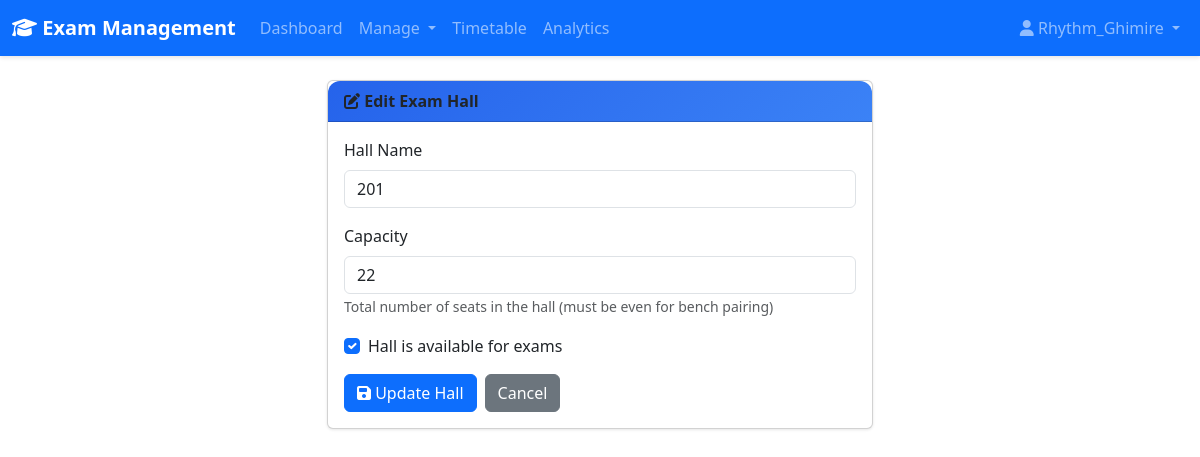
Page /halls/edit/1/ (signed in) on the committed database.
### core/models.py (models this page shows, shortened)
class ExamHall(models.Model):
    name = models.CharField(max_length=100)
    capacity = models.IntegerField()
    is_available = models.BooleanField(default=True)

### core/views.py (the view, shortened to what this page needs)
# urls.py: path('halls/edit/<int:hall_id>/', views.edit_hall, name='edit_hall'),
@login_required
@user_passes_test(is_admin)
def edit_hall(request, hall_id):
    hall = get_object_or_404(ExamHall, id=hall_id)
    return render(request, 'edit_hall.html', {'hall': hall})

### core/views.py (called while the page is built)
def is_admin(user):
    return user.is_staff or user.is_superuser

### templates/edit_hall.html (shortened to what this page needs)
{% extends 'base.html' %}
{% block content %}
<div class="container mt-4">
    <div class="row justify-content-center">
        <div class="col-md-6">
            <div class="card">
                <div class="card-header">
                    <i class="fas fa-edit"></i> Edit Exam Hall
                </div>
                <div class="card-body">
                    <form method="POST">
                        <div class="mb-3">
                            <label class="form-label">Hall Name</label>
                            <input type="text" name="name" class="form-control" value="{{ hall.name }}" required>
                        </div>
                        <div class="mb-3">
                            <label class="form-label">Capacity</label>
                            <input type="number" name="capacity" class="form-control" value="{{ hall.capacity }}" min="1" required>
                            <small class="text-muted">Total number of seats in the hall (must be even for bench pairing)</small>
                        </div>
                        <div class="mb-3">
                            <div class="form-check">
                                <input class="form-check-input" type="checkbox" name="is_available" id="is_available" {% if hall.is_available %}checked{% endif %}>
                                <label class="form-check-label" for="is_available">
                                    Hall is available for exams
                                </label>
                            </div>
                        </div>
                        <div class="d-flex gap-2">
                            <button type="submit" class="btn btn-primary">
                                <i class="fas fa-save"></i> Update Hall
                            </button>
                            <a href="{% url 'manage_halls' %}" class="btn btn-secondary">Cancel</a>
                        </div>
                    </form>
                </div>
            </div>
        </div>
    </div>
</div>
{% endblock %}

### templates/base.html (shortened to what this page needs)
<!DOCTYPE html>
<html lang="en">
<head>
    <link rel="stylesheet" href="/static/css/style.css">
    <link href="https://cdn.jsdelivr.net/npm/bootstrap@5.3.0/dist/css/bootstrap.min.css" rel="stylesheet">
    <link rel="stylesheet" href="https://cdnjs.cloudflare.com/ajax/libs/font-awesome/6.4.0/css/all.min.css">
</head>
<body>
    {% if user.is_authenticated %}
    <nav class="navbar navbar-expand-lg navbar-dark bg-primary">
        <div class="container-fluid">
            <a class="navbar-brand" href="{% url 'dashboard' %}">
                <i class="fas fa-graduation-cap"></i> Exam Management
            </a>
            <div class="collapse navbar-collapse" id="navbarNav">
                <ul class="navbar-nav me-auto">
                    <li class="nav-item">
                        <a class="nav-link" href="{% url 'dashboard' %}">Dashboard</a>
                    </li>
                    {% if user.is_staff %}
                    <li class="nav-item dropdown">
                        <a class="nav-link dropdown-toggle" href="#" role="button" data-bs-toggle="dropdown">
                            Manage
                        </a>
                    </li>
                    {% endif %}
                    <li class="nav-item">
                        <a class="nav-link" href="{% url 'timetable' %}">Timetable</a>
                    </li>
                    <li class="nav-item">
                        <a class="nav-link" href="{% url 'performance_analytics' %}">Analytics</a>
                    </li>
                </ul>
                <ul class="navbar-nav">
                    <li class="nav-item dropdown">
                        <a class="nav-link dropdown-toggle" href="#" role="button" data-bs-toggle="dropdown">
                            <i class="fas fa-user"></i> {{ user.username }}
                        </a>
                    </li>
                </ul>
            </div>
        </div>
    </nav>
    {% endif %}
    <div class="container-fluid">
        {% block content %}{% endblock %}
    </div>
</body>
</html>

### core/static/css/style.css (style rules this page uses)
:root { --primary-color: #2563eb; --secondary-color: #3b82f6; --accent-color: #60a5fa; --background-color: #f8fafc; --card-background: #ffffff; --text-primary: #1e293b; --text-secondary: #64748b; --border-color: #e2e8f0; --success-color: #10b981; --danger-color: #ef4444; --warning-color: #f59e0b; }
* { margin: 0; padding: 0; box-sizing: border-box; }
body { font-family: 'Segoe UI', Tahoma, Geneva, Verdana, sans-serif; background-color: var(--background-color); color: var(--text-primary); line-height: 1.6; }
.navbar { box-shadow: 0 2px 4px rgba(0, 0, 0, 0.1); }
.navbar-brand { font-weight: 600; font-size: 1.5rem; }
.card { border: none; border-radius: 12px; box-shadow: 0 1px 3px rgba(0, 0, 0, 0.1); margin-bottom: 20px; background: var(--card-background); }
.card-header { background: linear-gradient(135deg, var(--primary-color), var(--secondary-color)); color: white; border-radius: 12px 12px 0 0 !important; padding: 1.2rem; font-weight: 600; }
.btn-primary { background: var(--primary-color); border: none; border-radius: 8px; padding: 0.6rem 1.5rem; font-weight: 500; transition: all 0.3s ease; }
.form-control, .form-select { border: 2px solid var(--border-color); border-radius: 8px; padding: 0.7rem; transition: all 0.3s ease; }

### rows in the picture
ExamHall: name "201", capacity "22", is_available "☑"

### other values in the picture
{{ user.username }} "Rhythm_Ghimire"
